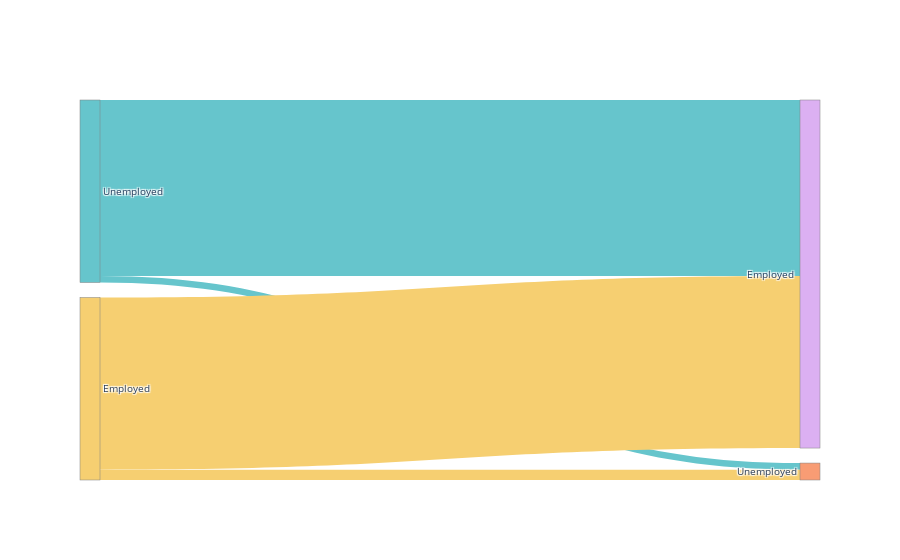

The cell this chart's notebook holds for it:
### Code cell
# employment
g = Map(T, cdf0.to_numpy(), cdf1.to_numpy(), symmetric = False)
g.add_group(lambda x: x[f["unemployed"]], "Unemployed")
g.add_group(lambda x: x[f['... < 1 year']]==False, "Employed ")
parallel_plot(g.group_adj,[gr[0] for gr in g.groups])

### Figure 1 — Plotly figure (JSON) as saved in the notebook; plotly's stock layout.template omitted (floating-point values rounded to 4 significant figures)
{"data": [{"link": {"color": ["rgb(102, 197, 204)", "rgb(102, 197, 204)", "rgb(246, 207, 113)", "rgb(246, 207, 113)"], "source": [0, 0, 1, 1], "target": [2, 3, 2, 3], "value": [0.03623, 0.9638, 0.05666, 0.9433]}, "node": {"color": ["rgb(102, 197, 204)", "rgb(246, 207, 113)", "rgb(248, 156, 116)", "rgb(220, 176, 242)", "rgb(102, 197, 204)", "rgb(246, 207, 113)", "rgb(248, 156, 116)", "rgb(220, 176, 242)"], "label": ["Unemployed", "Employed ", "Unemployed", "Employed "], "line": {"color": "gray", "width": 0.5}, "pad": 15, "thickness": 20}, "type": "sankey"}], "layout": {"font": {"size": 10}}}
